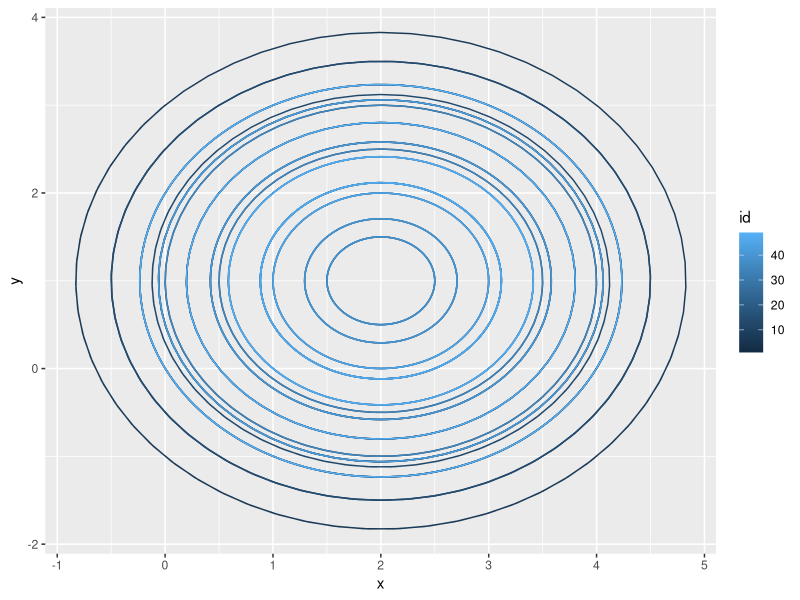

Here is the R script that generated this plot:
## ---- chunk 1
library(deSolve)
library(ggplot2)
fn <- function(t, yv, b) 
{
  x <- yv[1]
  y <- yv[2]
  
  x.p <- (-1 * (y - 1))
  y.p <- (x-2)
  
  return(list(c(x=x.p,y=y.p)))
}

h <- 0.1
t <- seq(0, 10, h)
id <- 0
dfRk <- data.frame(id=c(), x=c(), y=c())
for(x in seq(0, 3, 0.5))
{
  for(y in seq(0, 3, 0.5))
  {
    y0 <- c(x,y)
    id <- id + 1
    rk45 <- rk(y0, t, func=fn, parms=1, method="rk45dp7")
    dfRk <- rbind(dfRk, cbind(id=id, x=rk45[, 2], y=rk45[,3]))
  }
}

head(dfRk, 10)
## ---- chunk 2
g1 <- ggplot(data=dfRk) +
  geom_path(aes(x=x, y=y, colour=id, group=id)) 
g1
